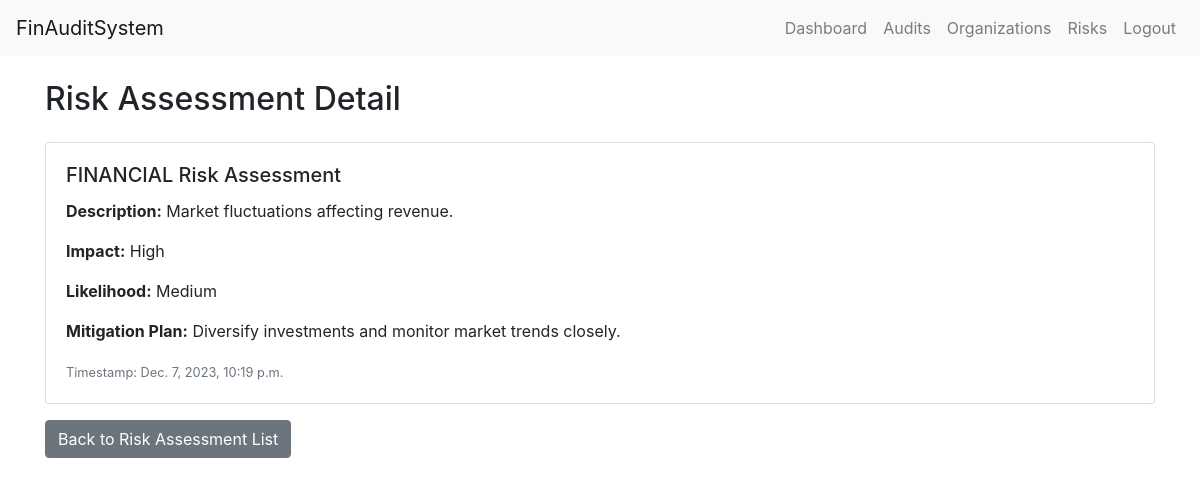
The app's page /risk_assessment/1/ (signed in) with its own data.
### risk_assessment/models.py (models this page shows, shortened)
class RiskAssessment(models.Model):
    RISK_CATEGORIES = [
        ('FINANCIAL', 'Financial Risk'),
        ('OPERATIONAL', 'Operational Risk'),
        ('COMPLIANCE', 'Compliance Risk'),
        ('STRATEGIC', 'Strategic Risk'),
    ]
    user = models.ForeignKey(User, on_delete=models.CASCADE)
    category = models.CharField(max_length=20, choices=RISK_CATEGORIES)
    description = models.TextField()
    impact = models.CharField(max_length=255)
    likelihood = models.CharField(max_length=255)
    mitigation_plan = models.TextField()
    timestamp = models.DateTimeField(auto_now_add=True)

### risk_assessment/views.py (the view)
# urls.py: path('<int:pk>/', risk_assessment_detail, name='risk_assessment_detail'),
@login_required
def risk_assessment_detail(request, pk):
    risk_assessment = RiskAssessment.objects.get(pk=pk)
    return render(request, 'risk_assessment/risk_assessment_detail.html', {'risk_assessment': risk_assessment})

### templates/risk_assessment/risk_assessment_detail.html (shortened to what this page needs)
{% extends 'base.html' %}
{% block content %}
  <div class="container mt-4">
    <h2 class="mb-4">Risk Assessment Detail</h2>
    <div class="card">
      <div class="card-body">
        <h5 class="card-title">{{ risk_assessment.category }} Risk Assessment</h5>
        <p class="card-text"><strong>Description:</strong> {{ risk_assessment.description }}</p>
        <p class="card-text"><strong>Impact:</strong> {{ risk_assessment.impact }}</p>
        <p class="card-text"><strong>Likelihood:</strong> {{ risk_assessment.likelihood }}</p>
        <p class="card-text"><strong>Mitigation Plan:</strong> {{ risk_assessment.mitigation_plan }}</p>
        <p class="card-text"><small class="text-muted">Timestamp: {{ risk_assessment.timestamp }}</small></p>
      </div>
    </div>
    <a href="{% url 'risk_assessment:risk_assessment_list' %}" class="btn btn-secondary mt-3">Back to Risk Assessment List</a>
  </div>
{% endblock %}

### records on screen
RiskAssessment: category "FINANCIAL", description "Market fluctuations affecting revenue.", impact "High", likelihood "Medium", mitigation_plan "Diversify investments and monitor market trends closely.", timestamp "Dec. 7, 2023, 10:19 p.m."
